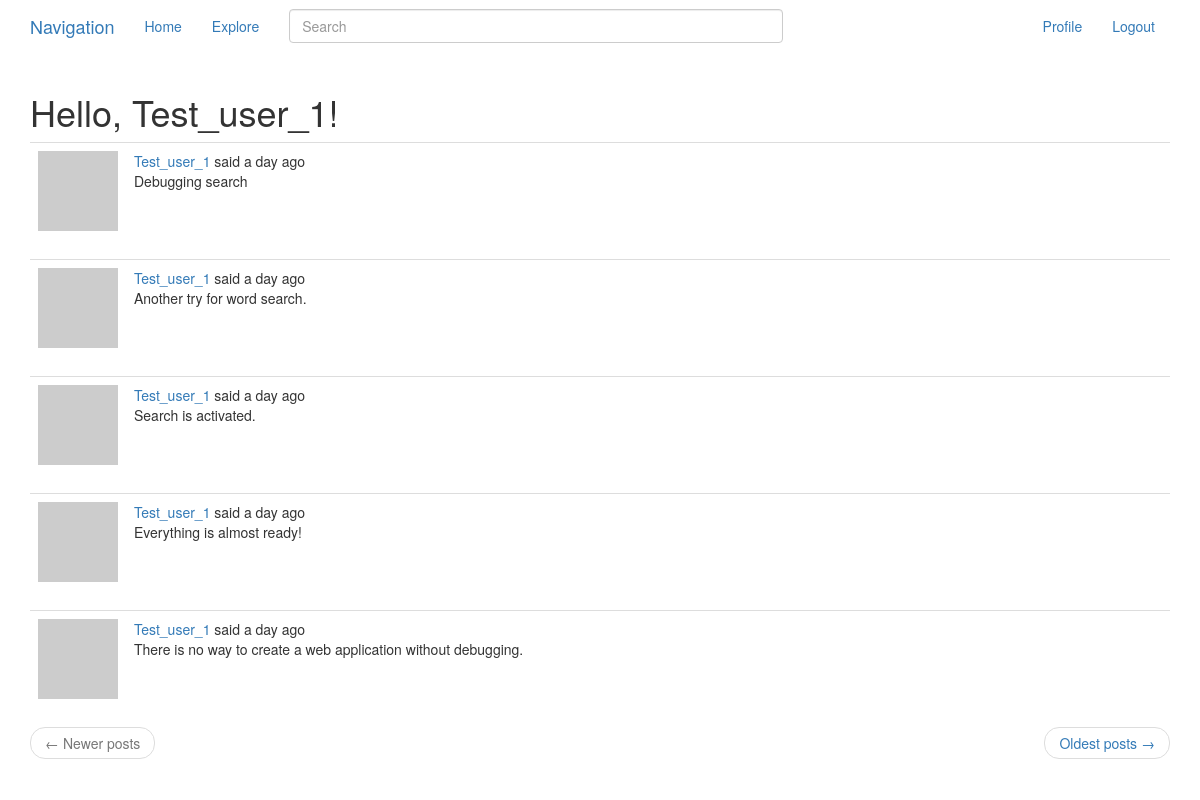
The page /explore (signed in) on the database its author committed.
### app/models.py (models this page shows, shortened)
class User(UserMixin, db.Model):
    id = db.Column(db.Integer, primary_key = True)
    username = db.Column(db.String(64), index = True, unique = True)
    email = db.Column(db.String(120), index = True, unique = True)
    password_hash = db.Column(db.String(128))
    posts = db.relationship('Post', backref = 'author', lazy = 'dynamic')
    about_me = db.Column(db.String(140))
    last_seen = db.Column(db.DateTime, default = datetime.utcnow)
    followed = db.relationship('User',
                               secondary = followers,
                               primaryjoin = (followers.c.follower_id == id),
                               secondaryjoin = (followers.c.followed_id == id),
                               backref = db.backref('followers', lazy = 'dynamic'),
                               lazy = 'dynamic')
    def avatar(self, size):
        digest = md5(self.email.lower().encode('utf-8')).hexdigest()
        return 'https://www.gravatar.com/avatar/{}?d=robohash&s={}'.format(digest, size)

class SearchableMixin(object):
    @classmethod
    def before_commit(cls, session):
        session._changes = {
            'add': list(session.new),
            'update': list(session.dirty),
            'delete': list(session.deleted)
        }
    @classmethod
    def after_commit(cls, session):
        for obj in session._changes['add']:
            if isinstance(obj, SearchableMixin):
                add_to_index(obj.__tablename__, obj)
        for obj in session._changes['update']:
            if isinstance(obj, SearchableMixin):
                add_to_index(obj.__tablename__, obj)
        for obj in session._changes['delete']:
            if isinstance(obj, SearchableMixin):
                remove_from_index(obj.__tablename__, obj)
        session._changes = None

class Post(SearchableMixin, db.Model):
    __searchable__ = ['body']
    id = db.Column(db.Integer, primary_key = True)
    body = db.Column(db.String(500))
    timestamp = db.Column(db.DateTime, index = True, default = datetime.utcnow)
    user_id = db.Column(db.Integer, db.ForeignKey('user.id'))
    language = db.Column(db.String(8))

### app/routes.py (the view)
@app.route('/explore')
@login_required
def explore():
    page = request.args.get('page', 1, type = int)
    posts = Post.query.order_by(Post.timestamp.desc())\
        .paginate(page = page, per_page = app.config['POSTS_PER_PAGE'], error_out = False)
    next_page = url_for('explore', page = posts.next_num) if posts.has_next else None
    prev_page = url_for('explore', page = posts.prev_num) if posts.has_prev else None
    return render_template('index.html', title = _('Explore'),
                           posts = posts.items,
                           next_page = next_page, prev_page = prev_page)

### app/forms.py
class SearchForm(FlaskForm):
    q = StringField(_babel('Search'), validators = [DataRequired()])
    def __init__(self, *args, **kwargs):
        if 'formdata' not in kwargs:
            kwargs['formdata'] = request.args
        if 'csrf_enabled' not in kwargs:
            kwargs['csrf_enabled'] = False
        super(SearchForm, self).__init__(*args, **kwargs)

### app/models.py (called while the page is built)
@login.user_loader
def load_user(id):
    return User.query.get(int(id))

### app/routes.py (called while the page is built)
@app.before_request
def before_request():
    if current_user.is_authenticated:
        current_user.last_seen = datetime.utcnow()
        db.session.commit()
        g.search_form = SearchForm()
    g.locale = str(get_locale())

### app/templates/index.html (shortened to what this page needs)
{% extends "_layout.html" %}
{% import 'bootstrap/wtf.html' as wtf %}
{% block app_content %}
    <h1>{{ _('Hello, %(username)s', username=current_user.username) }}!</h1>
    {% for post in posts %}
        {% include '_post.html' %}
    {% endfor %}
    <nav aria-label="...">
        <ul class="pager">
            <li class="previous {% if not prev_page %}disabled{% endif %}">
                <a href="{{ prev_page or '#' }}">
                    <span aria-hidden="true">&larr;</span> {{ _('Newer posts') }}
                </a>
            </li>
            <li class="next {% if not next_page %}disabled{% endif %}">
                <a href="{{ next_page or '#'}}">
                    {{ _('Oldest posts') }} <span aria-hidden="true">&rarr;</span>
                </a>
            </li>
        </ul>
    </nav>
{% endblock %}

### app/templates/_post.html (shortened to what this page needs)
<table class="table table-hover">
    <tr>
        <td width="70px">
            <a href="{{ url_for('user', username = post.author.username) }}">
                <img src="{{ post.author.avatar(70) }}" />
            </a>
        </td>
        <td>
            {{ _('%(username)s said %(when)s', username = link_of_user, when = moment(post.timestamp).fromNow()) }}
            <br>
            <span id="post{{ post.id }}">
                {{ post.body }}
            </span>
        </td>
    </tr>
</table>

### rows shown on the page
Post: body "Debugging search"
Post: body "Another try for word search."
Post: body "Search is activated."
Post: body "Everything is almost ready!"
Post: body "There is no way to create a web application without debugging."
